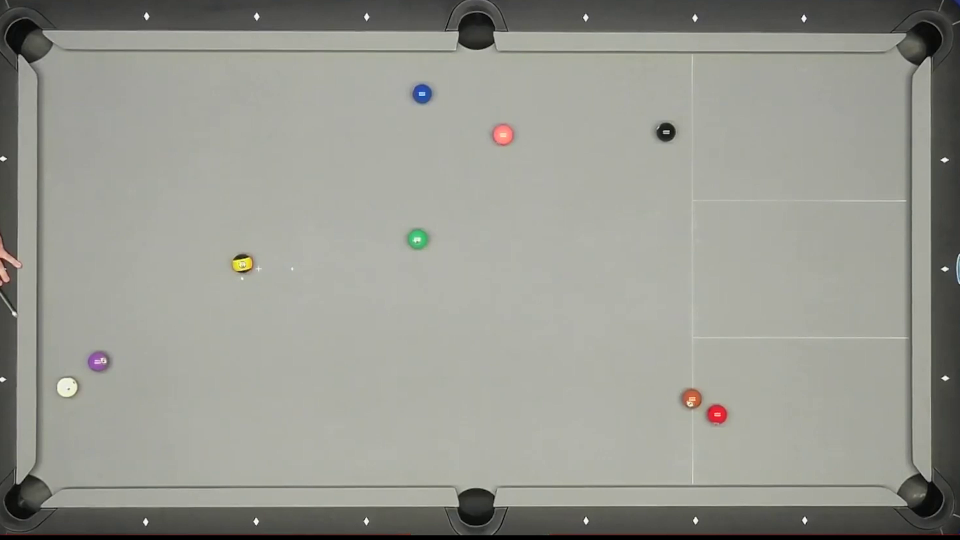
#> input picture frame 31 of poolTest2.mp4, 1920 x 1080 px, given in place of 3CTest1.mp4, which was not available (shown at 1/2 size)
$ python gptFindEllipse.py
#> lines starting #> are read from the running program, lines starting #| are printed output that depends on the picture; after the words box and inside, x2 and y2 are one past the last pixel; in counts of white or black regions, pixels touching at a corner belong together; pictures that were not available may be replaced by others from this repository, and a replacement may not be noted
import cv2
import numpy as np
from collections import deque

# Initialize the webcam
videoname = '3CTest1' #input video clip name
cap = cv2.VideoCapture(videoname + '.mp4') #可以直接输入视频名称，或者输入args.image后用cmd运行


# lower_color = np.array([40,130,0])
# upper_color = np.array([150,200,10])
#
#
sens = 20 #change this to adjust lower/upper hsv color tolerance
lower_color= np.array([20, 30, 200]) - sens
upper_color = np.array([40, 60, 243]) + sens

# Define a buffer to store the past 2 seconds of trajectory points
trajectory = deque(maxlen=10000)


# We need to set resolutions.
# so, convert them from float to integer.
frame_width = int(cap.get(3))
frame_height = int(cap.get(4))

size = (frame_width, frame_height)

# Below VideoWriter object will create
# a frame of above defined The output
# is stored in 'filename.avi' file.

result = cv2.VideoWriter(videoname + ' Ellipse Track.mp4',
                         cv2.VideoWriter_fourcc(*'mp4v'),
                         60, size)

while True:
    # Read a frame from the webcam
    ret, frame = cap.read()
#> frame is the input picture: shape (1080, 1920, 3); mean B, G, R 144.7, 152.4, 151.8

    # Convert the frame from BGR to HSV
    hsv = cv2.cvtColor(frame, cv2.COLOR_BGR2HSV)
#> hsv: shape (1080, 1920, 3); mean H, S, V 33.7, 14.5, 152.9

    # Threshold the frame to get only the color pixels
    mask = cv2.inRange(hsv, lower_color, upper_color)
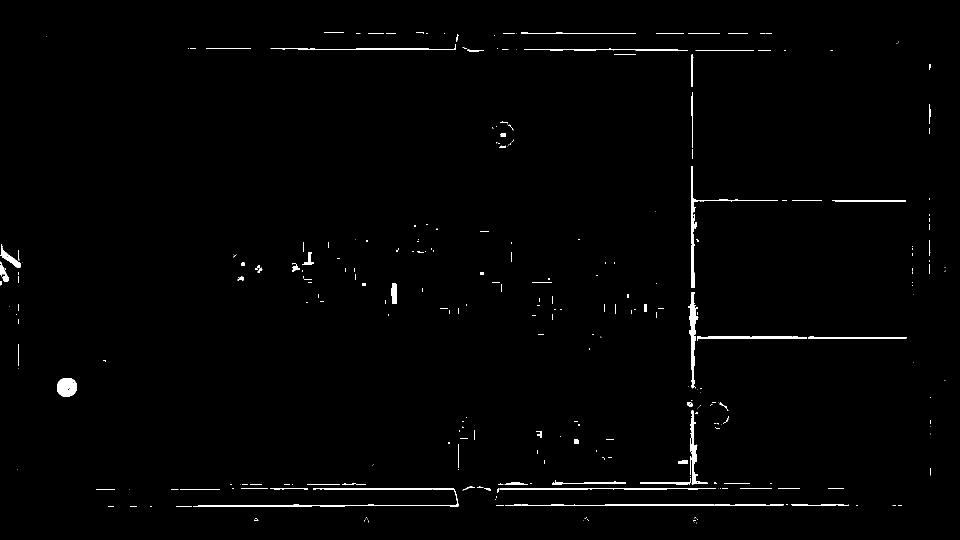
#> mask: shape (1080, 1920) (shown at 1/2 size); 0.99% white; 335 white regions (245 under 20 px), largest, box (x1, y1, x2, y2) and area: (1382, 332, 1556, 576) 1531, (1376, 584, 1397, 777) 1361, (386, 995, 917, 1013) 1246
    # Apply Gaussian blur
    mask = cv2.GaussianBlur(mask, (5, 5), 1)  # (5, 5) kernel size, 0 standard deviation
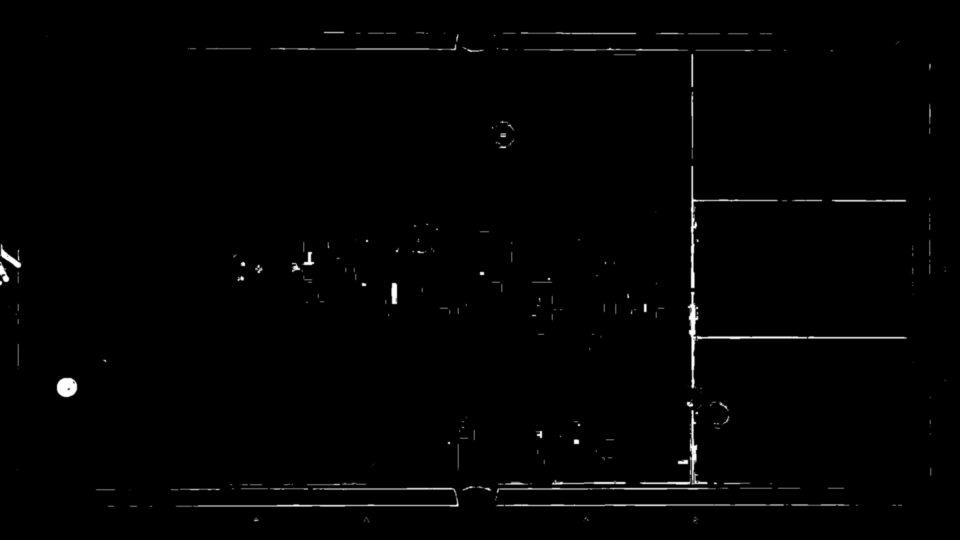
#> mask: shape (1080, 1920) (shown at 1/2 size); min 0, max 255, mean 2.5
    mask = cv2.erode(mask, None, iterations=1)
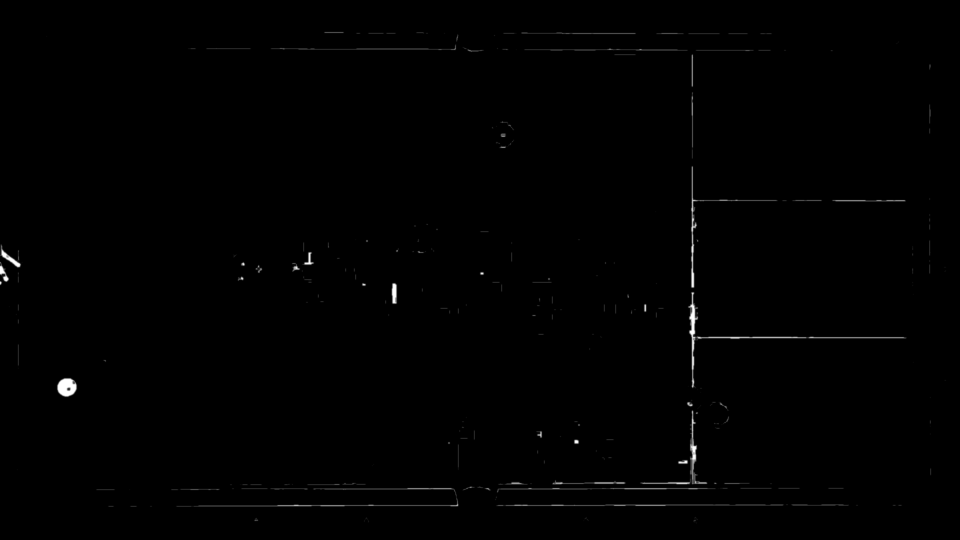
#> mask: shape (1080, 1920) (shown at 1/2 size); min 0, max 255, mean 1.2
    mask = cv2.dilate(mask, None, iterations=1)
    # Convert the mask to a binary image
    binary = cv2.threshold(mask, 127, 255, cv2.THRESH_BINARY)[1]
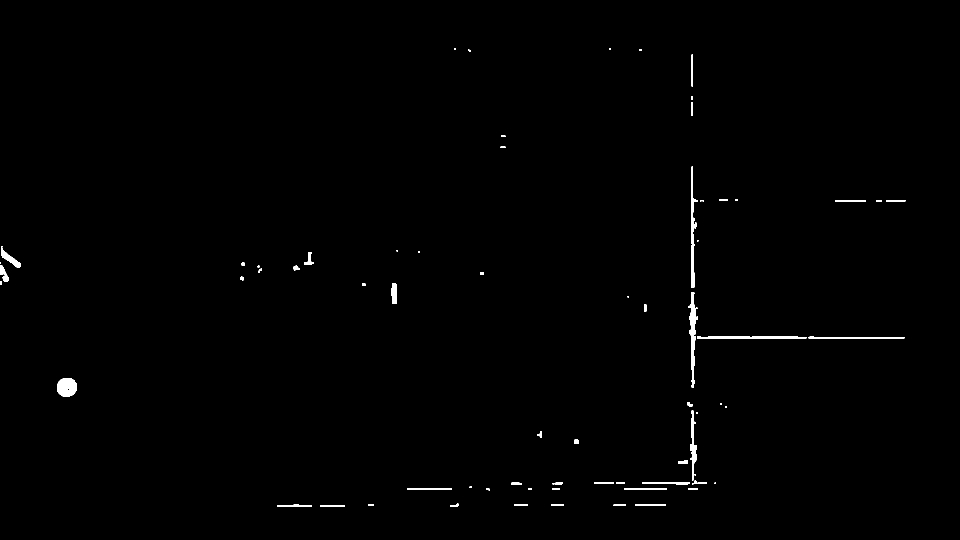
#> binary: shape (1080, 1920) (shown at 1/2 size); 0.57% white; 75 white regions (23 under 20 px)

    # Find the contours of the color objects in the binary image
    contours, _ = cv2.findContours(binary, cv2.RETR_EXTERNAL, cv2.CHAIN_APPROX_SIMPLE)
#> contours = 75 contours, 29 with area under 20; largest, box (x1, y1, x2, y2) and area: (114, 756, 154, 794) 1184, (1377, 584, 1396, 776) 1137, (1382, 333, 1396, 576) 906, (1394, 673, 1613, 678) 648, (1380, 821, 1394, 961) 645

    # Find the contour with the largest area
    max_contour = None
    max_area = 0
    for contour in contours:
        area = cv2.contourArea(contour)
        if area > max_area:
            max_area = area
            max_contour = contour
#> this loop made 75 passes
#> (area, max_area, max_contour) on passes 1, 2, 10, 14: (98, 98, [[640, 1010], [640, 1012], [689, 1012], [689, 1010]]), (122, 122, [[1270, 1009], [1270, 1011], [1331, 1011], [1331, 1009]]), (170, 170, [[1248, 976], [1248, 978], [1333, 978], [1333, 976]]), (178, 178, [[814, 976], [814, 978], [903, 978], [903, 976]])
#> (area, max_area) on passes 7, 21, 31, 35: (149, 149), (258.5, 258.5), (645, 645), (1184.5, 1184.5)
#> after the loop, max_area = 1184.5; max_contour = contour of 55 points, box (x1, y1, x2, y2) (114, 756, 154, 794), area 1184

    if max_contour is not None:

        if len(max_contour) >= 5:  # FitEllipse requires at least 5 points
            # Find the ellipse that best fits the contour
            ellipse = cv2.fitEllipse(max_contour)
#> ellipse = ((133.4, 774.1), (37.83, 40.36), 72.41)
            (x_ellipse, y_ellipse), (major_axis, minor_axis), angle = ellipse
#> x_ellipse = 133.4; y_ellipse = 774.1; major_axis = 37.83; minor_axis = 40.36; angle = 72.41

            # Draw the fitted ellipse
            cv2.ellipse(frame, ellipse, (0, 0, 255), 2)
#> frame: shape (1080, 1920, 3); 0.02% of pixels changed, all inside (x1, y1, x2, y2) = (112, 754, 155, 795)


            # Draw the center of the fitted ellipse
            cv2.circle(frame, (int(x_ellipse), int(y_ellipse)), 6, (255, 0, 0), -8)
#> frame: shape (1080, 1920, 3); mean B, G, R 144.7, 152.4, 151.8

            # Draw the trajectory of the fitted ellipse's center for the past 2 seconds
            trajectory.appendleft((int(x_ellipse), int(y_ellipse)))
            for i in range(1, len(trajectory)):
                if trajectory[i - 1] is None or trajectory[i] is None:
                    continue
                cv2.line(frame, trajectory[i - 1], trajectory[i], (200, 255, 255), 3)

    # Show the frame
    result.write(frame)
    frame = cv2.resize(frame, (0, 0), fx=0.8, fy=0.8)  # 将视频缩放，高=fy，宽=fx
#> frame: shape (864, 1536, 3)
    cv2.imshow('frame', frame)

    # Exit the loop if the 'q' key is pressed
    if cv2.waitKey(1) & 0xFF == ord('q'):
#> (key q is pressed here)
        break

# Release the webcam and close all windows
# cap.release()
cv2.destroyAllWindows()

$ run again, starting later in the video
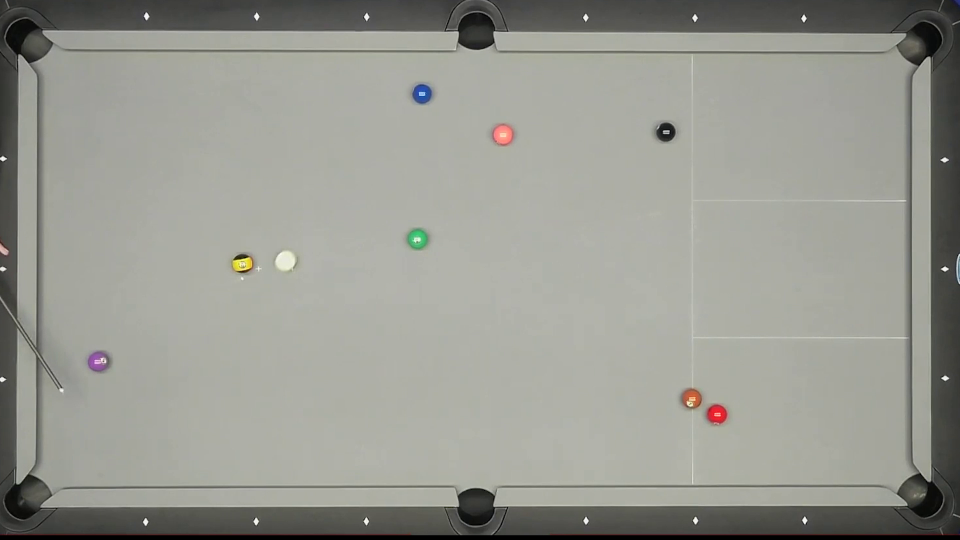
#> input picture frame 142 of poolTest2.mp4, 1920 x 1080 px, given in place of 3CTest1.mp4, which was not available (shown at 1/2 size)
#> frame is the input picture: shape (1080, 1920, 3); mean B, G, R 144.6, 152.2, 151.5
#> hsv: shape (1080, 1920, 3); mean H, S, V 33.9, 14.3, 152.7
#> `mask = cv2.inRange(hsv, lower_color, upper_color)`:
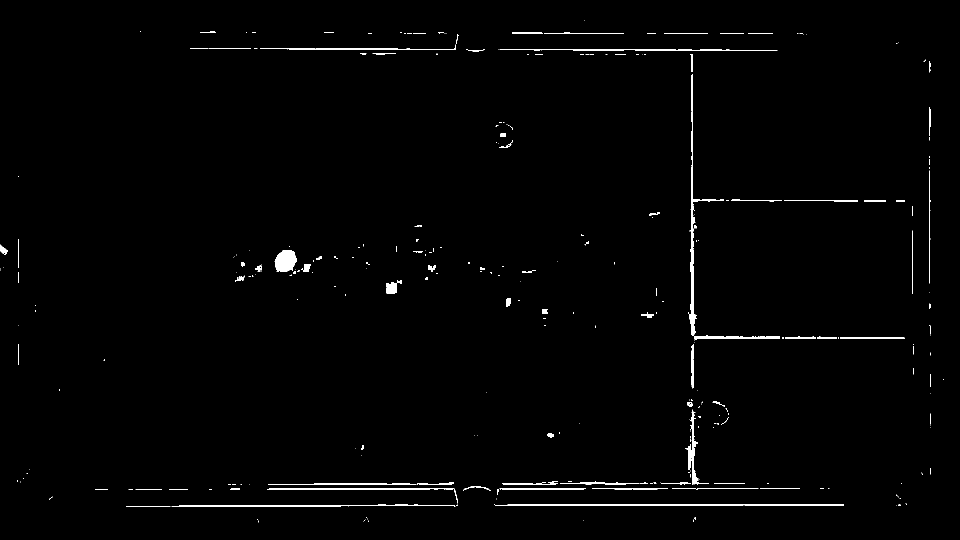
#> mask: shape (1080, 1920) (shown at 1/2 size); 1% white; 325 white regions (228 under 20 px), largest, box (x1, y1, x2, y2) and area: (1378, 148, 1448, 672) 2170, (990, 1009, 1688, 1012) 1656, (549, 500, 593, 544) 1486
#> `binary = cv2.threshold(mask, 127, 255, cv2.THRESH_BINARY)[1]`:
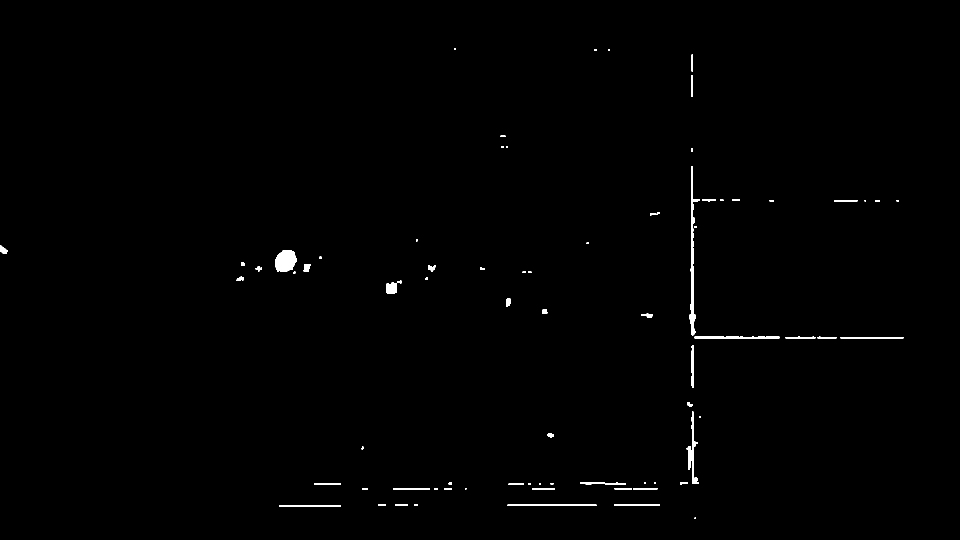
#> binary: shape (1080, 1920) (shown at 1/2 size); 0.55% white; 75 white regions (18 under 20 px)
#> contours = 75 contours, 32 with area under 20; largest, box (x1, y1, x2, y2) and area: (550, 500, 593, 544) 1416, (1379, 332, 1400, 671) 1286, (1373, 823, 1398, 968) 751, (1389, 673, 1559, 678) 477, (773, 561, 804, 587) 426
#> the loop `for contour in contours:` made 75 passes
#> (area, max_area, max_contour) on passes 2, 4: (246, 246, [[558, 1010], [558, 1012], [681, 1012], [681, 1010]]), (354, 354, [[1015, 1009], [1015, 1011], [1192, 1011], [1192, 1009]])
#> after the loop `for contour in contours:`: max_area = 1416; max_contour = contour of 67 points, box (x1, y1, x2, y2) (550, 500, 593, 544), area 1416
#> ellipse = ((570.6, 521.7), (38.34, 47.78), 37.81)
#> x_ellipse = 570.6; y_ellipse = 521.7; major_axis = 38.34; minor_axis = 47.78; angle = 37.81

$ run again, starting later in the video
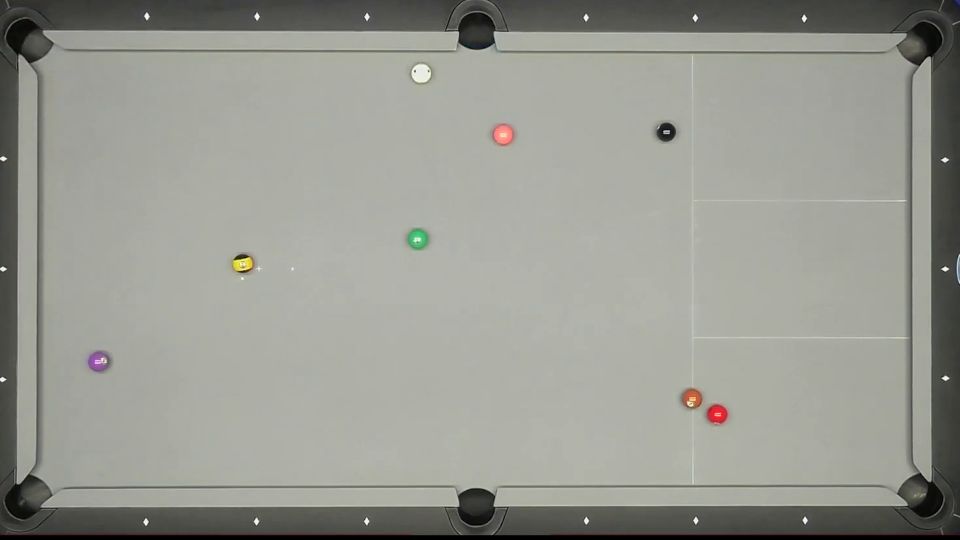
#> input picture frame 252 of poolTest2.mp4, 1920 x 1080 px, given in place of 3CTest1.mp4, which was not available (shown at 1/2 size)
#> frame is the input picture: shape (1080, 1920, 3); mean B, G, R 144.7, 152.4, 151.8
#> hsv: shape (1080, 1920, 3); mean H, S, V 33.9, 14.3, 152.8
#> `mask = cv2.inRange(hsv, lower_color, upper_color)`:
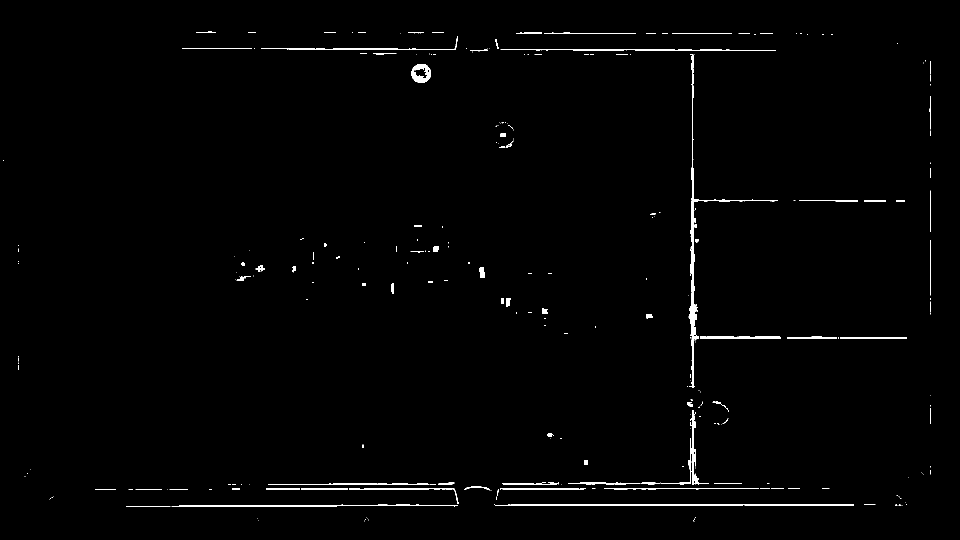
#> mask: shape (1080, 1920) (shown at 1/2 size); 0.97% white; 288 white regions (196 under 20 px), largest, box (x1, y1, x2, y2) and area: (1377, 108, 1556, 776) 3392, (989, 1008, 1708, 1012) 1711, (343, 1009, 916, 1013) 1306
#> binary: shape (1080, 1920); 0.51% white; 83 white regions (24 under 20 px)
#> contours = 83 contours, 37 with area under 20; largest, box (x1, y1, x2, y2) and area: (1378, 335, 1398, 775) 1961, (823, 128, 862, 166) 1106, (1380, 822, 1397, 969) 750, (1401, 673, 1561, 677) 458, (1016, 1009, 1212, 1012) 390
#> the loop `for contour in contours:` made 83 passes
#> (area, max_area, max_contour) on passes 1, 3: (230, 230, [[558, 1010], [558, 1012], [673, 1012], [673, 1010]]), (390, 390, [[1016, 1009], [1016, 1011], [1211, 1011], [1211, 1009]])
#> after the loop `for contour in contours:`: max_area = 1961; max_contour = contour of 182 points, box (x1, y1, x2, y2) (1378, 335, 1398, 775), area 1961
#> ellipse = ((1386.9, 557.7), (15.64, 370.1), 0.646)
#> x_ellipse = 1386.9; y_ellipse = 557.7; major_axis = 15.64; minor_axis = 370.1; angle = 0.646
#> `cv2.ellipse(frame, ellipse, (0, 0, 255), 2)`:
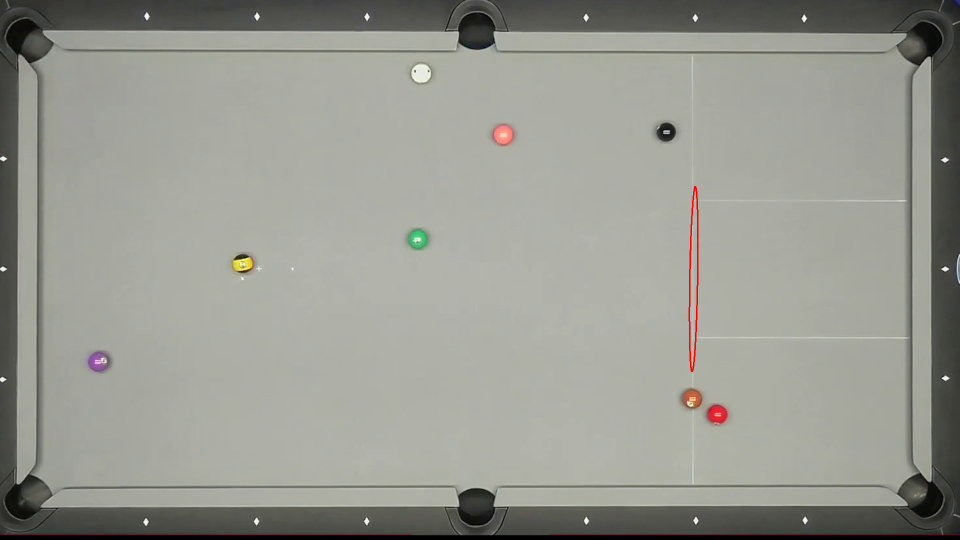
#> frame: shape (1080, 1920, 3) (shown at 1/2 size); 0.11% of pixels changed, all inside (x1, y1, x2, y2) = (1377, 372, 1397, 745)
